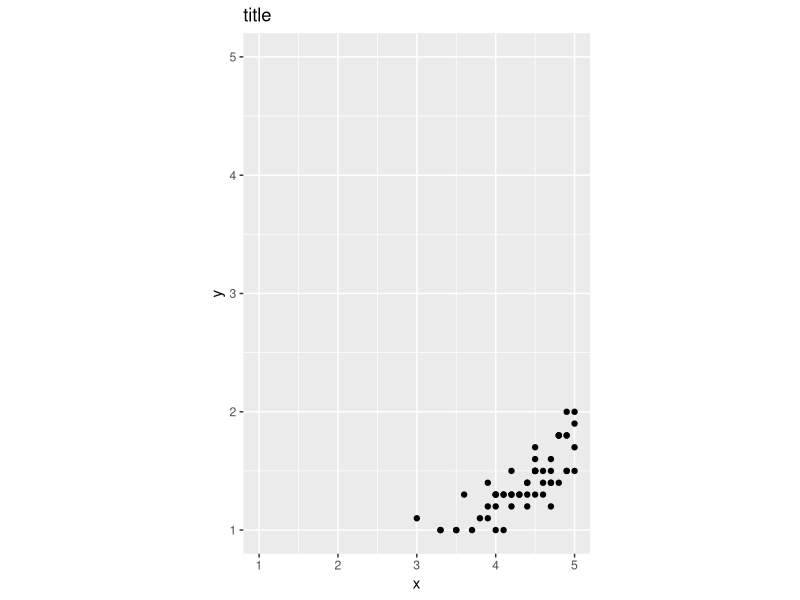

This figure's R source:
## ---- chunk 1
library(ggfortify)
## ---- chunk 2
p <- qplot(Petal.Length, Petal.Width, data = iris)
ggfortify:::post_autoplot(p, xlim = c(1, 5), ylim = c(1, 5), log = 'xy', main = 'title',
                          xlab = 'x', ylab = 'y', asp = 1.5)
